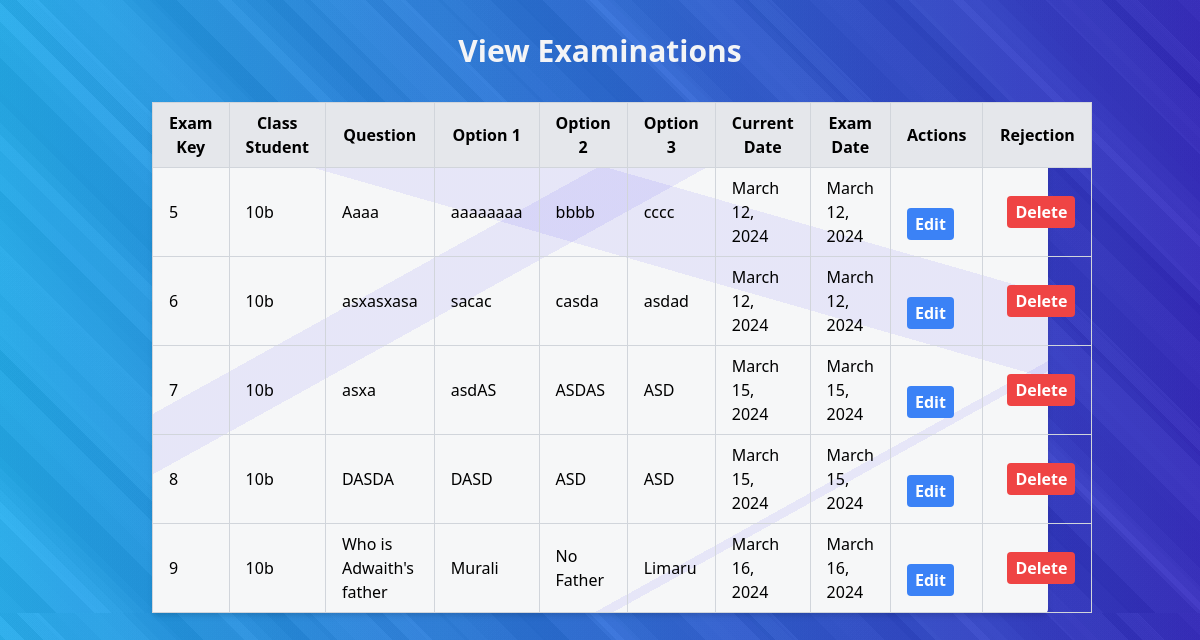
Page /view_examinations/ (signed in) on the earlier database version.
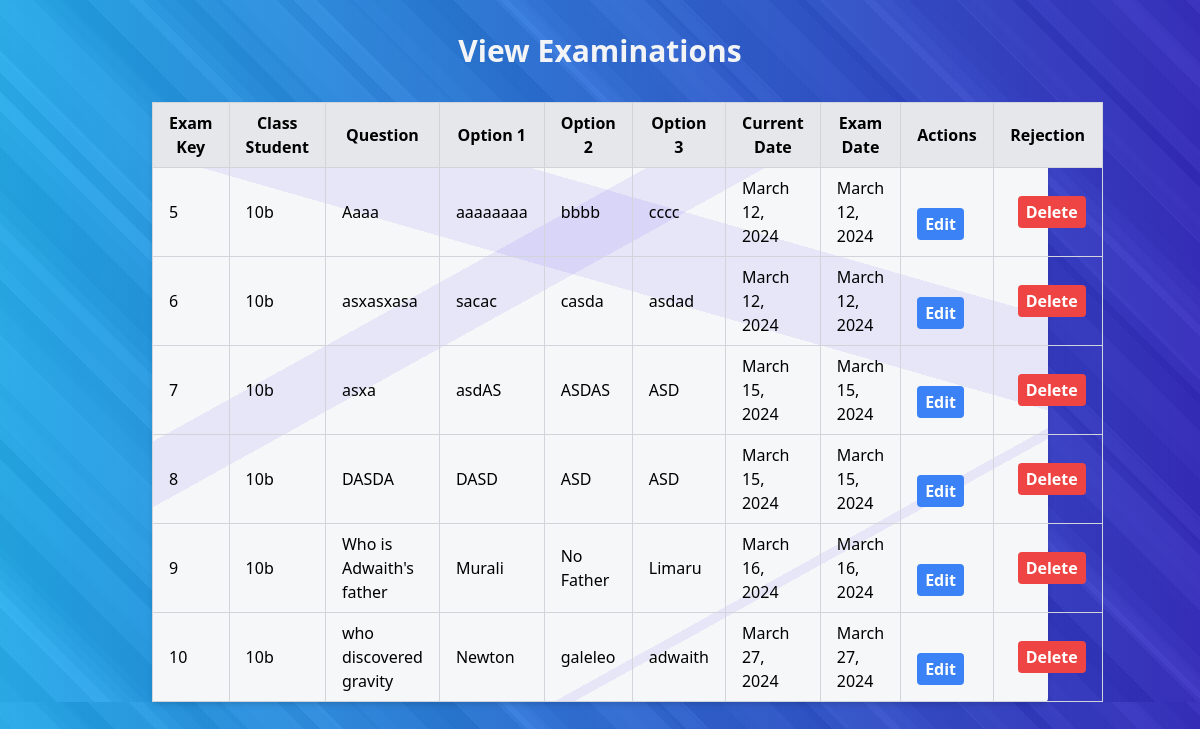
Same page on the later database version.
### signapp/models.py (models this page shows)
class ExamModel(models.Model):
    exam_key = models.AutoField(primary_key=True)
    class_student = models.CharField( max_length=5)
    question = models.CharField( max_length=100)
    option1 = models.CharField(max_length=50)
    option2 = models.CharField(max_length=50)
    option3 = models.CharField(max_length=50)
    teacher_id = models.CharField(max_length=5)
    current_date = models.DateField(auto_now=True)
    exam_date = models.DateField(null=True)
    answer = models.CharField(max_length=50)

### signapp/views.py (the view)
# urls.py: path('view_examinations/', views.view_examinations, name='view_examinations'),
def view_examinations(request):
    teacher_id = request.session.get('teachid')
    if teacher_id is None:
        return redirect('login')  # Redirect to login page or wherever appropriate if teacher_id is not found in session
    exams = ExamModel.objects.filter(teacher_id=teacher_id)
    return render(request, 'view_examinations_teacher.html', {'exams': exams})

### signapp/templates/view_examinations_teacher.html (shortened to what this page needs)
<!DOCTYPE html>
<html lang="en">
<head>
    <link href="https://cdn.jsdelivr.net/npm/tailwindcss@2.2.19/dist/tailwind.min.css" rel="stylesheet">
</head>
<body class="bg-gray-100">
    <h1 class="text-3xl font-bold text-center my-8 text-gray-100 leading-tight">View Examinations</h1>
    <div class="mx-auto max-w-4xl">
      <div class="w-full bg-white shadow-md rounded border-collapse box-table body-div">
        <table class="w-full border-collapse border border-gray-300">
            <thead>
                <tr class="bg-gray-200">
                    <th class="border border-gray-300 px-4 py-2">Exam Key</th>
                    <th class="border border-gray-300 px-4 py-2">Class Student</th>
                    <th class="border border-gray-300 px-4 py-2">Question</th>
                    <th class="border border-gray-300 px-4 py-2">Option 1</th>
                    <th class="border border-gray-300 px-4 py-2">Option 2</th>
                    <th class="border border-gray-300 px-4 py-2">Option 3</th>
                    <th class="border border-gray-300 px-4 py-2">Current Date</th>
                    <th class="border border-gray-300 px-4 py-2">Exam Date</th>
                    <th class="border border-gray-300 px-4 py-2">Actions</th>
                    <th class="border border-gray-300 px-4 py-2">Rejection</th>
                </tr>
            </thead>
            <tbody>
                {% for exam in exams %}
                <tr>
                    <td class="border border-gray-300 px-4 py-2">{{ exam.exam_key }}</td>
                    <td class="border border-gray-300 px-4 py-2">{{ exam.class_student }}</td>
                    <td class="border border-gray-300 px-4 py-2">{{ exam.question }}</td>
                    <td class="border border-gray-300 px-4 py-2">{{ exam.option1 }}</td>
                    <td class="border border-gray-300 px-4 py-2">{{ exam.option2 }}</td>
                    <td class="border border-gray-300 px-4 py-2">{{ exam.option3 }}</td>
                    <td class="border border-gray-300 px-4 py-2">{{ exam.current_date }}</td>
                    <td class="border border-gray-300 px-4 py-2">{{ exam.exam_date }}</td>
                    <td class="border border-gray-300 px-4 py-2">
                      <br>
                      <a href="{% url 'edit_examination' exam_key=exam.exam_key %}" class="inline-block bg-blue-500 hover:bg-blue-600 text-white font-bold py-1 px-2 rounded focus:outline-none focus:shadow-outline">Edit</a>
                    <td class="border border-gray-300 px-4 py-2">
                      <a href="{% url 'delete_examination' exam_key=exam.exam_key %}" class="inline-block bg-red-500 hover:bg-red-600 text-white font-bold py-1 px-2 rounded focus:outline-none focus:shadow-outline ml-2">Delete</a>
                    </td>
                </tr>
                {% endfor %}
            </tbody>
        </table>
    </div>
  </div>
</body>
</html>

### signapp/templates/view_examinations_teacher.html (style rules this page uses)
body { background-image: repeating-linear-gradient(45deg, rgba(118, 118, 118, 0.05) 0px, rgba(118, 118, 118, 0.05) 19px,rgba(59, 59, 59, 0.05) 19px, rgba(59, 59, 59, 0.05) 67px,rgba(195, 195, 195, 0.05) 67px, rgba(195, 195, 195, 0.05) 87px,rgba(121, 121, 121, 0.05) 87px, rgba(121, 121, 121, 0.05) 133px,rgba(250, 250, 250, 0.05) 133px, rgba(250, 250, 250, 0.05) 172px,rgba(106, 106, 106, 0.05) 172px, rgba(106, 106, 106, 0.05) 197px,rgba(151, 151, 151, 0.05) 197px, rgba(151, 151, 151, 0.05) 226px,rgba(219, 219, 219, 0.05) 226px, rgba(219, 219, 219, 0.05) 260px),repeating-linear-gradient(45deg, rgba(70, 70, 70, 0.05) 0px, rgba(70, 70, 70, 0.05) 40px,rgba(220, 220, 220, 0.05) 40px, rgba(220, 220, 220, 0.05) 79px,rgba(95, 95, 95, 0.05) 79px, rgba(95, 95, 95, 0.05) 103px,rgba(15, 15, 15, 0.05) 103px, rgba(15, 15, 15, 0.05) 148px,rgba(51, 51, 51, 0.05) 148px, rgba(51, 51, 51, 0.05) 186px,rgba(225, 225, 225, 0.05) 186px, rgba(225, 225, 225, 0.05) 202px,rgba(60, 60, 60, 0.05) 202px, rgba(60, 60, 60, 0.05) 239px,rgba(67, 67, 67, 0.05) 239px, rgba(67, 67, 67, 0.05) 259px),repeating-linear-gradient(45deg, rgba(146, 146, 146, 0.05) 0px, rgba(146, 146, 146, 0.05) 40px,rgba(166, 166, 166, 0.05) 40px, rgba(166, 166, 166, 0.05) 54px,rgba(156, 156, 156, 0.05) 54px, rgba(156, 156, 156, 0.05) 71px,rgba(134, 134, 134, 0.05) 71px, rgba(134, 134, 134, 0.05) 95px,rgba(77, 77, 77, 0.05) 95px, rgba(77, 77, 77, 0.05) 111px,rgba(26, 26, 26, 0.05) 111px, rgba(26, 26, 26, 0.05) 153px,rgba(46, 46, 46, 0.05) 153px, rgba(46, 46, 46, 0.05) 202px,rgba(197, 197, 197, 0.05) 202px, rgba(197, 197, 197, 0.05) 216px),linear-gradient(90deg, rgb(30, 178, 248),rgb(46, 36, 197)); }
.body-div { background-image: linear-gradient(331deg, transparent 0%, transparent 24%,rgba(23,1,244, 0.07) 24%, rgba(23,1,244, 0.07) 25%,transparent 25%, transparent 100%),linear-gradient(196deg, transparent 0%, transparent 25%,rgba(23,1,244, 0.07) 25%, rgba(23,1,244, 0.07) 36%,transparent 36%, transparent 100%),linear-gradient(331deg, transparent 0%, transparent 63%,rgba(23,1,244, 0.07) 63%, rgba(23,1,244, 0.07) 69%,transparent 69%, transparent 100%),linear-gradient(286deg, rgb(246,247,248),rgb(246,247,248)); }

Differences in the rows shown:
added ExamModel: exam_key "10", class_student "10b", question "who discovered gravity", option1 "Newton", option2 "galeleo", option3 "adwaith", current_date "March 27, 2024", exam_date "March 27, 2024"
